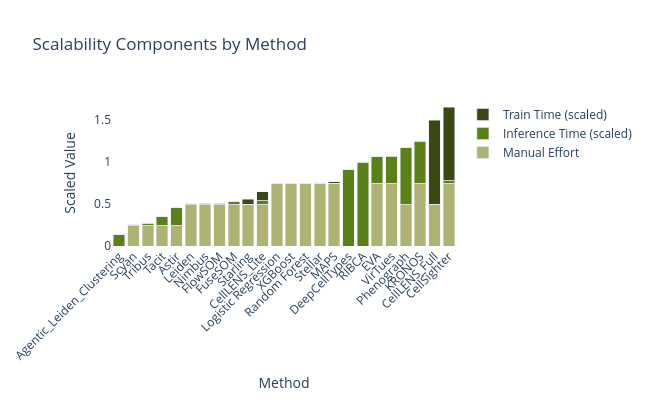

Source (notebook cell):
### Code cell
methods = scalability_plot_lvl3_sorted["method"].tolist()
revised_scaling_score = scalability_plot_lvl3_sorted["revised_scaling_score"].fillna(0)
inference_time_scaled = scalability_plot_lvl3_sorted["inference_time_scaled"].fillna(0)
train_time_scaled = scalability_plot_lvl3_sorted["train_time_scaled"].fillna(0)

fig = go.Figure(data=[
    go.Bar(name='Manual Effort', x=methods, y=revised_scaling_score, marker_color='#aeb374'),
    go.Bar(name='Inference Time (scaled)', x=methods, y=inference_time_scaled, marker_color='#598118'),
    go.Bar(name='Train Time (scaled)', x=methods, y=train_time_scaled, marker_color='#3b4814')
])

fig.update_layout(
    font=dict(
        size=12,           # Default font size for all text
    ),
    xaxis=dict(
        title_font=dict(size=14),   # X-axis title font size
        tickfont=dict(size=12),     # X-axis tick label font size
    ),
    yaxis=dict(
        title_font=dict(size=14),   # Y-axis title font size
        tickfont=dict(size=12),     # Y-axis tick label font size
    ),
    title_font=dict(size=16),       # Title font size
    legend=dict(
        font=dict(size=12),         # Legend font size
        title_font=dict(size=14),   # Legend title font size
    )
)

fig.update_layout(
    barmode='stack',
    xaxis_title='Method',
    xaxis_tickangle=-45,
    yaxis_title='Scaled Value',
    title='Scalability Components by Method',
    #legend=dict(x=1.05, y=1, bordercolor="Black", borderwidth=1),
    width=650,
    height=400,
    plot_bgcolor='white',
    paper_bgcolor='white'
)
fig.show()

fig.write_html( "../website/plotly_figures/scalability_plot.html")

# save as svg
fig.write_image("../figures/new/scalability_plot.svg", width=800, height=400, scale=2)

### Figure 1 — Plotly figure (JSON) as saved in the notebook; plotly's stock layout.template omitted (floating-point values rounded to 4 significant figures)
{"data": [{"marker": {"color": "#aeb374"}, "name": "Manual Effort", "type": "bar", "x": ["Agentic_Leiden_Clustering", "Scyan", "Tribus", "Tacit", "Astir", "Leiden", "Nimbus", "FlowSOM", "FuseSOM", "Starling", "CellLENS_Lite", "Logistic Regression", "XGBoost", "Random Forest", "Stellar", "MAPS", "DeepCellTypes", "RIBCA", "EVA", "VirTues", "Phenograph", "KRONOS", "CellLENS_Full", "CellSighter"], "y": [0.0, 0.25, 0.25, 0.25, 0.25, 0.5, 0.5, 0.5, 0.5, 0.5, 0.5, 0.75, 0.75, 0.75, 0.75, 0.75, 0.0, 0.0, 0.75, 0.75, 0.5, 0.75, 0.5, 0.75]}, {"marker": {"color": "#598118"}, "name": "Inference Time (scaled)", "type": "bar", "x": ["Agentic_Leiden_Clustering", "Scyan", "Tribus", "Tacit", "Astir", "Leiden", "Nimbus", "FlowSOM", "FuseSOM", "Starling", "CellLENS_Lite", "Logistic Regression", "XGBoost", "Random Forest", "Stellar", "MAPS", "DeepCellTypes", "RIBCA", "EVA", "VirTues", "Phenograph", "KRONOS", "CellLENS_Full", "CellSighter"], "y": [0.133, 0.0009292, 0.02016, 0.09737, 0.2041, 0.006154, 0.008428, 0.009571, 0.03043, 0.0, 0.04802, 8.642e-06, 8.143e-05, 0.0001277, 5.973e-05, 0.001487, 0.9084, 1.0, 0.313, 0.3186, 0.6705, 0.4984, 0.0, 0.03513]}, {"marker": {"color": "#3b4814"}, "name": "Train Time (scaled)", "type": "bar", "x": ["Agentic_Leiden_Clustering", "Scyan", "Tribus", "Tacit", "Astir", "Leiden", "Nimbus", "FlowSOM", "FuseSOM", "Starling", "CellLENS_Lite", "Logistic Regression", "XGBoost", "Random Forest", "Stellar", "MAPS", "DeepCellTypes", "RIBCA", "EVA", "VirTues", "Phenograph", "KRONOS", "CellLENS_Full", "CellSighter"], "y": [0.0, 0.003284, 0.0, 0.0, 0.0, 0.0, 0.0, 0.0, 0.0, 0.05929, 0.09773, 0.0001086, 0.000129, 0.0005705, 0.006226, 0.01717, 0.0, 0.0, 0.0006321, 0.0004273, 0.0, 0.0007501, 1.0, 0.8697]}], "layout": {"barmode": "stack", "font": {"size": 12}, "height": 400, "legend": {"font": {"size": 12}, "title": {"font": {"size": 14}}}, "paper_bgcolor": "white", "plot_bgcolor": "white", "title": {"text": "Scalability Components by Method"}, "width": 650, "xaxis": {"tickangle": -45, "tickfont": {"size": 12}, "title": {"text": "Method"}}, "yaxis": {"tickfont": {"size": 12}, "title": {"text": "Scaled Value"}}}}
